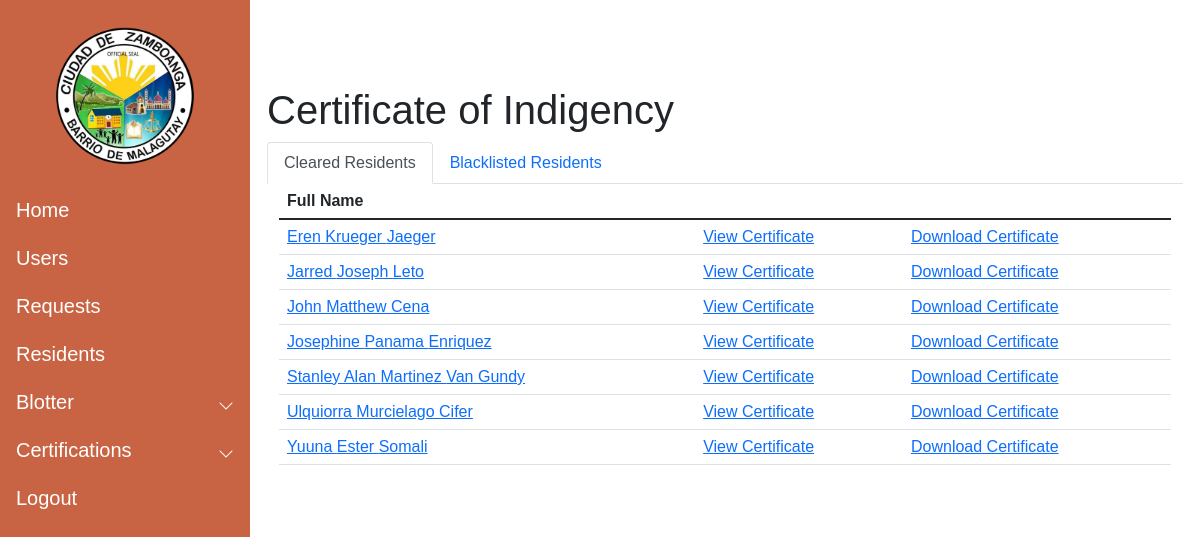
Page /resident_list02/ on the committed database.
### Resident/models.py (models this page shows, shortened)
class Resident (models.Model):
    pic = models.ImageField(null=True, blank = True, verbose_name="Profile Picture", upload_to= "images/")
    First_name = models.CharField(max_length=50)
    Last_name = models.CharField(max_length=50)
    Middle_name = models.CharField(max_length=50)
    Birthdate = models.DateField(auto_now_add=False, auto_now=False)
    Gender_choices = (
        ('Male','Male'),
        ('Female','Female')
        )
    Gender = models.CharField(max_length=100, choices=Gender_choices, default = "Not Specified")
    Contact = models.CharField(max_length=11)
    Cstatus_choices = (
        ('Single','Single'),
        ('Married','Married'),
        ('Divorced','Divorced'),
        ('Separated','Separated'),
        ('Widowed','Widowed'),
        )
    Marital_status = models.CharField(max_length=100, choices = Cstatus_choices, default = "")
    Citizenship = models.CharField(max_length=100)
    Religion = models.CharField(max_length=100)
    Occupation = models.CharField(max_length=100, null=True, blank=True)
    Vac_choices = (
        ('Vaccinated','Vaccinated'),
        ('Non-Vaccinated','Non-Vaccinated')
    )
    Vaccination = models.CharField(max_length=100, choices = Vac_choices, verbose_name="Vaccination Status", default="")
    Address = models.TextField(max_length=250, verbose_name="Street Address")
    Blacklisted = models.BooleanField(default = False)
    created_date = models.DateTimeField(auto_now_add=True)
    modified_date = models.DateTimeField(auto_now=True)

### Certification/views.py (the view)
# urls.py: path('resident_list02/',resident_list02,name="resident_list02"),
def resident_list02(request):
    Resident_obj = Resident.objects.all()
    cresident = Resident.objects.filter(Blacklisted = False)
    bresident = Resident.objects.filter(Blacklisted = True)
    Resident_cleared = cresident.order_by('First_name')
    Resident_blacklisted = bresident.order_by('First_name')
    Blotter_number = []
    for res in Resident_blacklisted:
        resid = res.id
        blo = Blotreport.objects.filter(Offender = resid)
        bloo = blo.count()
        Blotter_number.append(bloo)
    context = {
        'Resident_cleared': Resident_cleared,
        'Resident_blacklisted': Resident_blacklisted,
        'Blotter_number' : Blotter_number
    }
    return render(request, "certification/indigency.html",context = context)

### templates/certification/indigency.html (shortened to what this page needs)
{% extends 'base.html' %}
{%  load static %}
{% block content %}
<div class="container-fluid">
    <h1>Certificate of Indigency</h1>
    <nav>
        <div class="nav nav-tabs" role="tablist">
            <button class = "nav-link active" data-bs-toggle="tab" data-bs-target="#residentlist"
            type="button" role="tab" aria-controls="nav-home" id = "clearedlist" aria-selected="true">Cleared Residents</button>
            <button class = "nav-link" data-bs-toggle="tab" data-bs-target="#blacklist" id="blacklisted"
            type="button" role="tab" aria-controls="nav-profile" aria-selected="true">Blacklisted Residents</button>
        </div>
    </nav>
    <div class="tab-content">
        <div class="tab-pane fade show active" id="residentlist" role="tabpanel" aria-labelledby="clearedlist">
            <div class="container-fluid">
                <table class="table">
                    <thead>
                        <tr>
                        <th>Full Name</th>
                        </tr>
                    </thead>
                    <tbody>
                        {% for res in Resident_cleared %}
                        <tr>
                            <td><a href="{% url 'resident_profile' res.id %}">{{ res.First_name }} {{ res.Middle_name}} {{res.Last_name}}</a></td>
                            <td><a href ="{% url 'view_certificate02' res.pk %}">View Certificate</a></td>
                            <td><a href="{% url 'generate_certificate02' res.pk %}">Download Certificate</a></td>
                        </tr>
                         {% endfor %}
                    </tbody>
                </table>
            </div>
        </div>
        </div>
    </div>
{%  endblock content %}

### static/css/nav.css (style rules this page uses)
@media (min-width: 992px) { body { overflow: auto !important; } }

### rows in the picture
Resident: First_name "Eren", Middle_name "Krueger", Last_name "Jaeger"
Resident: First_name "Jarred", Middle_name "Joseph", Last_name "Leto"
Resident: First_name "John", Middle_name "Matthew", Last_name "Cena"
Resident: First_name "Josephine", Middle_name "Panama", Last_name "Enriquez"
Resident: First_name "Stanley Alan", Middle_name "Martinez", Last_name "Van Gundy"
Resident: First_name "Ulquiorra", Middle_name "Murcielago", Last_name "Cifer"
Resident: First_name "Yuuna", Middle_name "Ester", Last_name "Somali"
